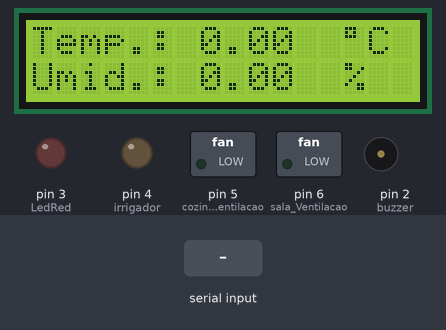
The sketch below on a simulated Arduino Uno, built with avr-gcc and run on an emulated ATmega328P. Parts: 16×2 character LCD, switched loads named in the sketch (green lamp = pin HIGH), output pins drawn as LEDs (lit = HIGH), buzzer (waves = sounding, pin HIGH). The test bench sets the inputs (shaded band). What the sketch prints to the serial monitor is not drawn.

Above: at 4.2 s.
4.3 s: "buzzer\n" received over the second serial link
At 5.0 s:
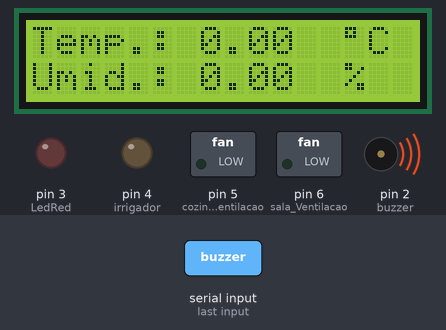
7.3 s: "led_red_on\n" received over the second serial link
At 8.3 s:
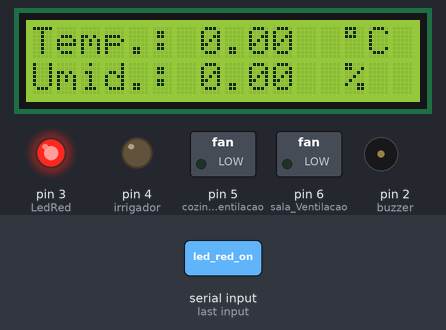
9.1 s: "ventila_cozinha_on\n" received over the second serial link
At 10.6 s:
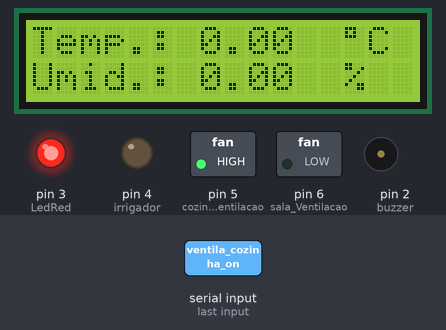
10.9 s: "led_red_off\n" received over the second serial link
At 11.8 s:
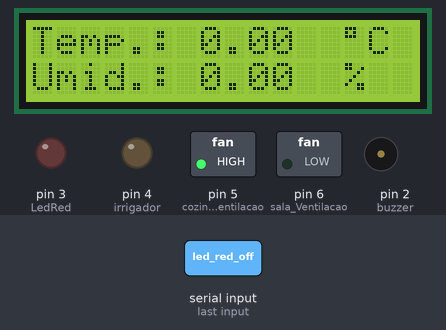
12.6 s: "irrigador_on\n" received over the second serial link
At 14.2 s:
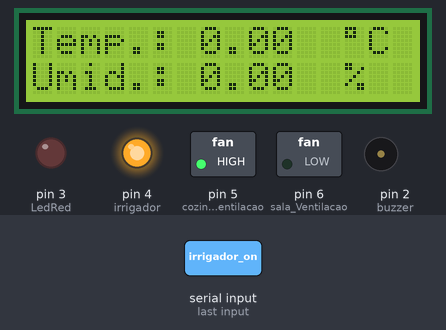
15.6 s: "ventila_cozinha_off\n" received over the second serial link
At 16.2 s:
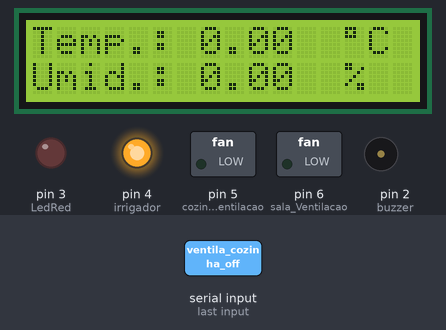
Timing chart, 0 to 18.6 s (numbered marks = the images above; inputs shaded):
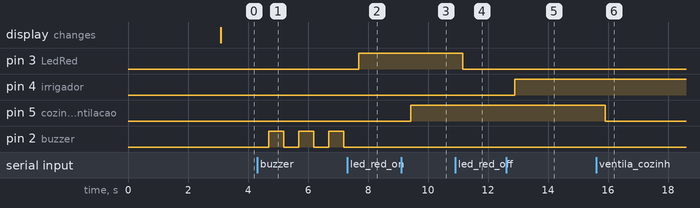

Measured:
- after the input at 4.3 s, pin 2 (buzzer): alternates HIGH for 0.50 s and LOW for 0.50 s, starting after 0.40 s
- after the input at 7.3 s, pin 3 (LedRed): LOW → HIGH after 0.40 s
- after the input at 9.1 s, pin 5 (cozinha_Ventilacao): LOW → HIGH after 0.33 s
- after the input at 10.9 s, pin 3 (LedRed): HIGH → LOW after 0.25 s
- after the input at 12.6 s, pin 4 (irrigador): LOW → HIGH after 0.28 s
- after the input at 15.6 s, pin 5 (cozinha_Ventilacao): HIGH → LOW after 0.31 s

The sketch:

TCCArduinoESP32.ino
```cpp
#include <SoftwareSerial.h>             // usada para a comunicação serial em pinos específicos
#include <Wire.h>                       // usada para a comunicação I2C, em uma interface de dois fios (SDA e SCL)
#include <LiquidCrystal_I2C.h>          // usada para facilitar o controle de displays LCD com controlador I2C,
#include "DHT.h"                        // usada para o controle de sensores (DHT11/DHT22) de temperatura e umidade


#define sala_Ventilacao 6               // pino 6 - aciona ventilação da sala
#define cozinha_Ventilacao 5            // pino 5 - aciona ventilação da cozinha
#define irrigador 4                     // pino 4 - aciona o irrigador do solo (bomba d'água)
#define LedRed 3                        // pino 3 - aciona LED de Emergência Vermelho ao lado do display LCD
#define buzzer 2                        // pino 2 - aciona o buzzer
#define DHTPIN A1                       // pino A1 - receber dados do Sensor de Umidade-Temperatura
#define DHTTYPE DHT11                   // Define o tipo de sensor utilizado (DHT11)
DHT dht(DHTPIN, DHTTYPE);               // Cria uma instância do sensor DHT no pino A1 e especifica o tipo (DHT11)


SoftwareSerial mySerial(A3, A2);        // Inicializa uma comunicação serial em software com os pinos A3 como RX (recebe) e A2 como TX (transmissão)
LiquidCrystal_I2C lcd(0x27, 16, 2);     // Inicializa o display no endereco 0x27, e usa os pinos A5 como SCL e A4 como SDA


String mensagem = "";                   // Variável usada armazenar a mensagem recebida pela mySerial (ESP32)
bool stateVentilaCozinha = false;       // Variável usada armazenar o estado (ligado/desligado) do ventilador da cozinha
bool stateVentilaSala = false;          // Variável usada armazenar o estado (ligado/desligado) do ventilador da sala
bool stateIrrigador = false;            // Variável usada armazenar o estado (ligado/desligado) do irrigador
bool stateLED = false;                  // Variável usada armazenar o estado (ligado/desligado) do led
int i;                                  // contador usado na função que aciona o buzzer
String mensagemTempUmid = "";           // Variável usada armazenar uma mensagem e os valores de temperatura e umidade, em formato de texto
String valorTemp = "";                  // Variável usada armazenar o valor da Temperatura, em formato de texto (após conversão de float para texto)
String valorUmid = "";                  // Variável usada armazenar o valor da Umidade, em formato de texto (após conversão de float para texto)
String mensagemStatus = "";             // Variável usada armazenar uma mensagem que informa a situação de todas as tarefas (se estão ativadas ou desativadas)


// FUNÇÃO USADA PARA REALIZAR A LEITURA DO SENSOR DHT11 E LIGAR/DESLIGAR A VENTILAÇÃO DA SALA SE CUMPRIR OS REQUISITOS
void TemperaturaUmidade() {

  float h = dht.le_umidade();                                // Lê o valor de umidade do sensor DHT e armazena na variável "h"
  float t = dht.ler_Temperatura();                           // Lê o valor de temperatura do sensor DHT e armazena na variável "t"

  valorUmid = String(h);                                     // Converte o valor flutuante da variável "h" em string, e armazena na variavel "valorUmid"
  valorTemp = String(t);                                     // Converte o valor flutuante da variável "t" em string, e armazena na variavel "valorTemp"


  if (isnan(t) || isnan(h)) {                                // Verifica se os valores lidos são 'NaN' (não numéricos), indicando falha de leitura do sensor
    Serial.println("Falha ao ler o sensor DHT");             // Caso falhe, é exibe a mensagem de erro na serial
  }

  lcd.clear();                                               // limpa o display
  lcd.setCursor(0, 0);                                       // posiciona o cursor na coluna 0, linha 0
  lcd.print("Temp.:");                                       // exibe o texto no display, iniciando na posição estabelecida acima
  lcd.setCursor(7, 0);                                       // posiciona o cursor na coluna 7, linha 0
  lcd.print(t);                                              // exibe o texto no display, iniciando na posição estabelecida acima
  lcd.setCursor(13, 0);                                      // posiciona o cursor na coluna 13, linha 0
  lcd.write(223);                                            // exibe o texto no display, iniciando na posição estabelecida acima
  lcd.setCursor(14, 0);                                      // posiciona o cursor na coluna 13, linha 0
  lcd.print("C");                                            // exibe o texto no display, iniciando na posição estabelecida acima
  lcd.setCursor(0, 1);                                       // posiciona o cursor na coluna 0, linha 1
  lcd.print("Umid.:");                                       // exibe o texto no display, iniciando na posição estabelecida acima
  lcd.setCursor(7, 1);                                       // posiciona o cursor na coluna 7, linha 1
  lcd.print(h);                                              // exibe o texto no display, iniciando na posição estabelecida acima
  lcd.setCursor(13, 1);                                      // posiciona o cursor na coluna 13, linha 1
  lcd.print("%");                                            // exibe o texto no display, iniciando na posição estabelecida acima


  mensagemTempUmid = "Temperatura: " + valorTemp + "ºC\nUmidade: " + valorUmid + "%\t";                    // armazena os valores na variável "mensagemTempUmid" com uma mensagem


  // se a TEMPERATURA estiver acima de 25ºC, a UMIDADE abaixo de 80% (e o estado da ventilação desligado), a ventilação será acionada
  // se a TEMPERATURA estiver abaixo ou igual a 25ºC, a UMIDADE acima de 80% (e o estado da ventilação ligado), a ventilação será desligada
  // qualquer outra condição, deixará o sistema do jeito que se encontra


  if(h < 80.00 && t >= 25.00 && stateVentilaSala == false) {
    digitalWrite(sala_Ventilacao, HIGH);                                                                     // ativa a ventilação da sala
    Serial.println("ventilação sala ativada");                                                               // envia a mensagem para o monitor serial
    mySerial.println(mensagemTempUmid);                                                                      // envia uma mensagem da variável para a serial secundária: mySerial (ESP32)
    delay(200);                                                                                              // atraso de 200 milissegundos
    mySerial.println("Ventilação da sala ativada. \nUmidade baixa e temperatura alta. Se hidrate!!!\t");     // envia uma mensagem para a serial secundária: mySerial (ESP32)
    delay(200);                                                                                              // atraso de 200 milissegundos
    stateVentilaSala = true;                                                                                 // Altera o estado da ventilação da sala para indicar que está ligada
  } else if(h >= 80.00 && t <= 25.00 && stateVentilaSala == true) {
    digitalWrite(sala_Ventilacao, LOW);                                                                      // desliga a ventilação da sala
    Serial.println("ventilação sala desativada");                                                            // envia a mensagem para o monitor serial
    mySerial.println(mensagemTempUmid);                                                                      // envia uma mensagem da variável para a serial secundária: mySerial (ESP32)
    delay(200);                                                                                              // atraso de 200 milissegundos
    mySerial.println("A ventilação na sala foi desligada.");                                                 // envia uma mensagem para a serial secundária: mySerial (ESP32)
    delay(200);                                                                                              // atraso de 200 milissegundos
    stateVentilaSala = false;                                                                                // Altera o estado da ventilação da sala para indicar que está desligada
  }
  delay(300);                                                                                                // atraso de 300 milissegundos
}


// FUNÇÃO USADA PARA ACIONAR O BUZZER
void acionarBuzzer() {
  for (i = 0; i < 3; i++) {               // Repete 3 vezes
    digitalWrite(buzzer, HIGH);           // Liga o buzzer
    delay(500);                           // Mantém o som por 500 milissegundos (0,5 segundos)
    digitalWrite(buzzer, LOW);            // Desliga o buzzer
    delay(500);                           // Pausa de 500 milissegundos entre os bipes
  }
}


// FUNÇÃO USADA PARA ARMZENAR NA VARIÁVEL "mensagemStatus", A SITUAÇÃO (LIGADOS/DESLIGADOS) DOS DISPOSITIVOS CONECTADOS NO ARDUINO
void situacao() {
  if (stateVentilaCozinha == 1) {                                                          // verifica o estado da variável "stateVentilaSala" e exibe uma mensagem de acordo com o níve lógico dela
    mensagemStatus = "Ventilação da Cozinha ligada.\n";                                    // mensagem armazenada caso o nível lógico seja ALTO (ligado)
  } else {
    mensagemStatus = "Ventilação da Cozinha desligada.\n";                                 // mensagem armazenada caso o nível lógico seja BAIXO (desligado)
  }

  if (stateVentilaSala == 1) {                                                             // verifica o estado da variável "stateVentilaSala" e exibe uma mensagem de acordo com o níve lógico dela
    mensagemStatus += "Ventilação da Sala ligada.\n";                                      // mensagem armazenada caso o nível lógico seja ALTO (ligado)
  } else {
    mensagemStatus += "Ventilação da Sala desligada.\n";                                   // mensagem armazenada caso o nível lógico seja BAIXO (desligado)
  }

  if (stateIrrigador == 1) {                                                               // verifica o estado da variável "stateIrrigador" e exibe uma mensagem de acordo com o níve lógico dela
    mensagemStatus += "Irrigador do Jardim ligado.\n";                                     // mensagem armazenada caso o nível lógico seja ALTO (ligado)
  } else {
    mensagemStatus += "Irrigador do Jardim desligado.\n";                                  // mensagem armazenada caso o nível lógico seja BAIXO (desligado)

  } if (stateLED == 1) {                                                                   // verifica o estado da variável "stateIrrigador" e exibe uma mensagem de acordo com o níve lógico dela
    mensagemStatus += "LED de Emergência aceso.\n\n";                                      // mensagem armazenada caso o nível lógico seja ALTO (ligado)
  } else {
    mensagemStatus += "LED de Emergência apagado.\n\n";                                    // mensagem armazenada caso o nível lógico seja BAIXO (desligado)
  }
  mensagemStatus += "Temperatura: " + valorTemp + "ºC\nUmidade: " + valorUmid + "%\t";     // Armazena os valores de temperatura e umidade na variável "mensagemStatus"
  return mensagemStatus;
}


void setup() {
  Serial.begin(9600);                       // Inicializa a comunicação serial com o computador a uma taxa de transmissão de 9600 bps
  mySerial.begin(9600);                     // Inicializa uma segunda comunicação serial (SoftwareSerial) com a mesma taxa de 9600

  lcd.init();                               // Inicializa o display LCD
  lcd.setBacklight(HIGH);                   // Liga a luz de fundo do LCD
  lcd.clear();                              // Limpa qualquer informação anterior exibida no LCD

  dht.comeco();                             // inicializa o Sensor de Umidade e de Temperatura (DHT11)

  pinMode(sala_Ventilacao, OUTPUT);         // pino 6 - saída
  pinMode(cozinha_Ventilacao, OUTPUT);      // pino 5 - saída
  pinMode(irrigador, OUTPUT);               // pino 4 - saída
  pinMode(LedRed, OUTPUT);                  // pino 3 - saída
  pinMode(buzzer, OUTPUT);                  // pino 2 - saída
  digitalWrite(sala_Ventilacao, LOW);       // pino 6 - baixo
  digitalWrite(cozinha_Ventilacao, LOW);    // pino 5 - baixo
  digitalWrite(irrigador, LOW);             // pino 4 - baixo
  digitalWrite(LedRed, LOW);                // pino 3 - baixo
  digitalWrite(buzzer, LOW);                // pino 2 - baixo
  delay(3000);                              // Atraso de 3 segundos
}


void loop() {
  TemperaturaUmidade();                                                  // chama a função responsável pela leitura da Temperatura e da Umidade
  situacao();                                                            // chama a função que armazena em uma mensagem a situação dos dispositivos conectados ao Arduino


  while(mySerial.available()) {                                          // Verifica se há dados disponíveis para ler na porta serial secundária (mySerial, dados vindos do ESP32) e executa este loop na quantidade de dados disponíveis
    char inChar = mySerial.read();                                       // Lê um caractere da porta serial (mySerial/ESP32) e armazena na variável "inChar"
    mensagem += inChar;                                                  // Adiciona o caractere lido ao final da variável string "mensagem"

    // Verifica se a mensagem foi completada
    if (inChar == '\n') {                                                // Se o caractere lido for uma nova linha ('\n'), significa que a mensagem terminou
      mensagem.trim();                                                   // Remove espaços em branco ou quebras de linha extras no início ou final da variável "mensagem"
      Serial.println("Mensagem recebida: " + mensagem);                  // Exibe a mensagem recebida no monitor serial

      if(mensagem.startsWith("led_red_on")) {                            // Verifica se a mensagem começa com "led_red_on"
        digitalWrite(LedRed, HIGH);                                      // Liga o LED
        stateLED = true;                                                 // Altera o estado do LED para indicar que está ligado

      } else if (mensagem.startsWith("led_red_off")) {                   // Verifica se a mensagem começa com "led_red_off"
        digitalWrite(LedRed, LOW);                                       // Desliga o LED
        stateLED = false;                                                // Altera o estado do LED para indicar que está desligado

      } else if (mensagem.startsWith("ventila_cozinha_on")) {            // Verifica se a mensagem começa com "ventila_cozinha_on"
        digitalWrite(cozinha_Ventilacao, HIGH);                          // Liga a ventilação da cozinha
        stateVentilaCozinha = true;                                      // Altera o estado da ventilação da cozinha para indicar que está ligado

      } else if (mensagem.startsWith("ventila_cozinha_off")) {           // Verifica se a mensagem começa com "ventila_cozinha_off"
        digitalWrite(cozinha_Ventilacao, LOW);                           // Desliga a ventilação da cozinha
        stateVentilaCozinha = false;                                     // Altera o estado da ventilação da cozinha para indicar que está desligado

      } else if (mensagem.startsWith("ventila_sala_on")) {               // Verifica se a mensagem começa com "ventila_sala_on"
        stateVentilaSala = false;                                        // Altera o estado da ventilação da sala para indicar que foi permitido a ativação da ventilação

      } else if (mensagem.startsWith("ventila_sala_off")) {              // Verifica se a mensagem começa com "ventila_sala_off"
        digitalWrite(sala_Ventilacao, LOW);                              // Desliga a ventilação da sala

      } else if (mensagem.startsWith("buzzer")) {                        // Verifica se a mensagem começa com "buzzer"
        acionarBuzzer();                                                 // chama a Função responsável por acionar o Buzzer

      } else if (mensagem.startsWith("irrigador_on")) {                  // Verifica se a mensagem começa com "irrigador_on"
        digitalWrite(irrigador, HIGH);                                   // Aciona o irrigador/bomba
        stateIrrigador = true;                                           // Altera o estado do irrigador para indicar que foi ligado

      } else if (mensagem.startsWith("irrigador_off")) {                 // Verifica se a mensagem começa com "irrigador_off"
        digitalWrite(irrigador, LOW);                                    // Desliga o irrigador/bomba
        stateIrrigador = false;                                          // Altera o estado do irrigador para indicar que foi desligado

      } else if (mensagem.startsWith("temp_umid")) {                     // Verifica se a mensagem começa com "temp_umid"
        mySerial.println(mensagemTempUmid);                              // Envia a mensagem do "mensagemTempUmid" pela porta serial secundária: mySerial (ESP32)
        delay(250);                                                      // atraso de 250 milissegundos

      } else if (mensagem.startsWith("status")) {                        // Verifica se a mensagem começa com "status"
        mySerial.println(mensagemStatus);                                // Envia a mensagem do "mensagemStatus" pela porta serial secundária: mySerial (ESP32)
        delay(250);                                                      // atraso de 250 milissegundos

      } else {                                                                            // Caso a mensagem não corresponda a nenhum comando, exibe as informações abaixo
        Serial.println("Erro de leitura / comando desconhecido. Tente novamente.");       // Envia a mensagem de erro no monitor serial
        mySerial.println("Erro de leitura / comando desconhecido. Tente novamente.");     // Envia a mensagem pela porta serial secundária: mySerial (ESP32)
      }

      mensagem = "";                                                     // Limpa a variável para a próxima mensagem
      mensagemStatus = "";                                               // Limpa a variável para a próxima mensagem
    }
  }

  mensagemTempUmid = "";                                                 // Limpa a variável para a próxima mensagem
  delay(100);                                                            // atraso de 100 milissegundos para evitar sobrecarga do loop
}
```
